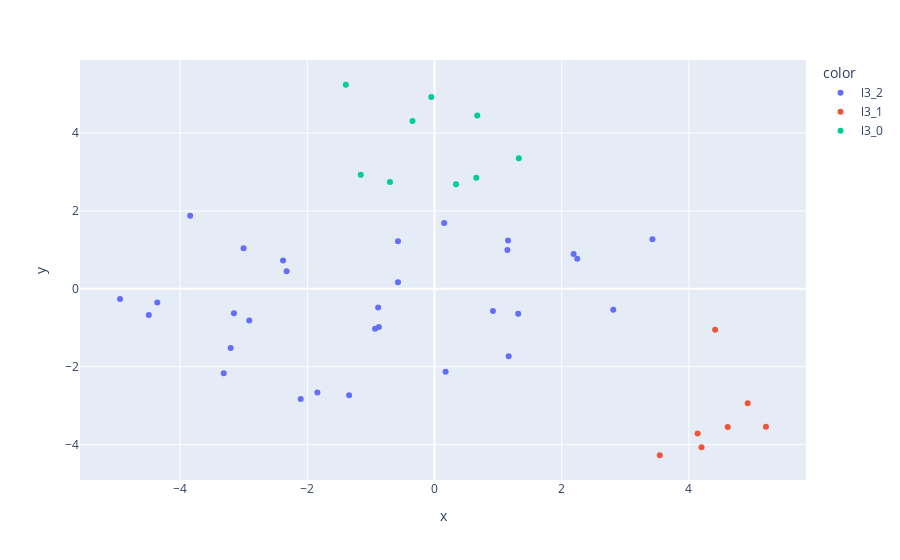

The cell this chart's notebook holds for it:
### Markdown cell above
### Level 3

### Code cell
# Manual hyperparameters optimization
plot_clusters(tanks, 3, 3)

### Figure 1 — Plotly figure (JSON) as saved in the notebook; plotly's stock layout.template omitted (floating-point values rounded to 4 significant figures)
{"data": [{"customdata": [["Type 97 Chi-Ha", 3, "lightTank"], ["Pz.Kpfw. 38 (t)", 3, "lightTank"], ["Т-46", 3, "lightTank"], ["43 M. Toldi III", 3, "lightTank"], ["Pz.Kpfw. I Ausf. C", 3, "lightTank"], ["Type 98 Ke-Ni", 3, "lightTank"], ["M3 Stuart", 3, "lightTank"], ["М3 лёгкий", 3, "lightTank"], ["Т-70", 3, "lightTank"], ["MTLS-1G14", 3, "lightTank"], ["Type 2597 Chi-Ha", 3, "lightTank"], ["Pz.Kpfw. III Ausf. E", 3, "lightTank"], ["Т-127", 3, "lightTank"], ["ЛТП", 3, "lightTank"], ["Pz.Kpfw. II Ausf. G", 3, "lightTank"], ["БТ-7 артиллерийский", 3, "lightTank"], ["Pz.Kpfw. IV Ausf. A", 3, "mediumTank"], ["M22 Locust", 3, "lightTank"], ["Stuart I-IV", 3, "lightTank"], ["Cruiser Mk. III", 3, "lightTank"], ["M2 Medium Tank", 3, "mediumTank"], ["БТ-СВ", 3, "lightTank"], ["БТ-5", 3, "lightTank"], ["Vickers Medium Mk. III", 3, "mediumTank"], ["Großtraktor - Krupp", 3, "mediumTank"], ["10TP", 3, "lightTank"], ["Т-116", 3, "lightTank"], ["Pz.Kpfw. T 15", 3, "lightTank"], ["Type 91 Heavy", 3, "heavyTank"], ["Т-29", 3, "mediumTank"]], "hovertemplate": "color=l3_2<br>x=%{x}<br>y=%{y}<br>Танк=%{customdata[0]}<br>Уровень=%{customdata[1]}<br>Тип=%{customdata[2]}<extra></extra>", "legendgroup": "l3_2", "marker": {"color": "#636efa", "symbol": "circle"}, "mode": "markers", "name": "l3_2", "orientation": "v", "showlegend": true, "type": "scatter", "x": [2.187, -0.5739, -2.382, -1.343, -4.492, 0.1519, -4.36, -1.842, -0.8742, -2.104, 2.244, -2.325, -0.8862, -0.9353, -4.945, -3.841, 0.9184, -2.914, -0.5746, 1.145, 3.426, -3.315, -3.003, 1.315, 1.166, 1.156, -3.205, -3.154, 2.81, 0.1747], "xaxis": "x", "y": [0.8953, 0.1726, 0.7264, -2.73, -0.6721, 1.688, -0.349, -2.661, -0.9803, -2.827, 0.7737, 0.4546, -0.4788, -1.026, -0.2574, 1.877, -0.5692, -0.8124, 1.222, 0.998, 1.273, -2.167, 1.04, -0.6376, -1.731, 1.243, -1.517, -0.6276, -0.5377, -2.13], "yaxis": "y"}, {"customdata": [["Renault UE 57", 3, "AT-SPG"], ["Ikv 72", 3, "AT-SPG"], ["M3G FT", 3, "AT-SPG"], ["T56 GMC", 3, "AT-SPG"], ["FCM 36 Pak 40", 3, "AT-SPG"], ["СУ-76И", 3, "AT-SPG"], ["Marder II", 3, "AT-SPG"]], "hovertemplate": "color=l3_1<br>x=%{x}<br>y=%{y}<br>Танк=%{customdata[0]}<br>Уровень=%{customdata[1]}<br>Тип=%{customdata[2]}<extra></extra>", "legendgroup": "l3_1", "marker": {"color": "#EF553B", "symbol": "circle"}, "mode": "markers", "name": "l3_1", "orientation": "v", "showlegend": true, "type": "scatter", "x": [4.924, 5.211, 4.609, 4.198, 4.412, 3.542, 4.137], "xaxis": "x", "y": [-2.939, -3.541, -3.549, -4.067, -1.047, -4.271, -3.713], "yaxis": "y"}, {"customdata": [["LT vz. 38", 3, "lightTank"], ["Somua S35", 3, "mediumTank"], ["AMX 38", 3, "lightTank"], ["Pz.Kpfw. S35 739 (f)", 3, "mediumTank"], ["Valentine", 3, "lightTank"], ["Pz.Kpfw. II Ausf. J", 3, "lightTank"], ["D2", 3, "mediumTank"], ["M15/42", 3, "mediumTank"], ["Strv m/40L", 3, "lightTank"]], "hovertemplate": "color=l3_0<br>x=%{x}<br>y=%{y}<br>Танк=%{customdata[0]}<br>Уровень=%{customdata[1]}<br>Тип=%{customdata[2]}<extra></extra>", "legendgroup": "l3_0", "marker": {"color": "#00cc96", "symbol": "circle"}, "mode": "markers", "name": "l3_0", "orientation": "v", "showlegend": true, "type": "scatter", "x": [1.325, -0.7013, -0.05105, -1.16, 0.672, -1.395, -0.346, 0.6569, 0.338], "xaxis": "x", "y": [3.35, 2.742, 4.923, 2.928, 4.452, 5.238, 4.306, 2.852, 2.683], "yaxis": "y"}], "layout": {"legend": {"title": {"text": "color"}, "tracegroupgap": 0}, "margin": {"t": 60}, "xaxis": {"anchor": "y", "domain": [0, 1], "title": {"text": "x"}}, "yaxis": {"anchor": "x", "domain": [0, 1], "title": {"text": "y"}}}}
